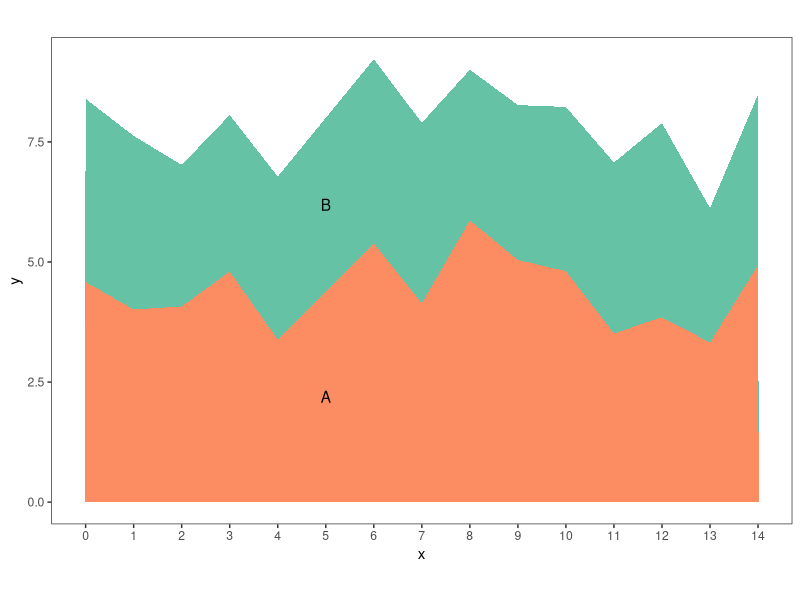
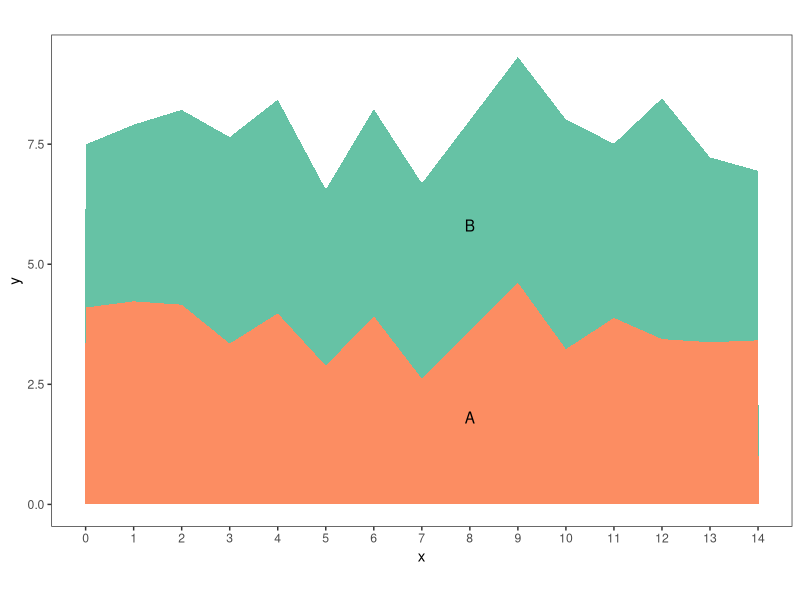
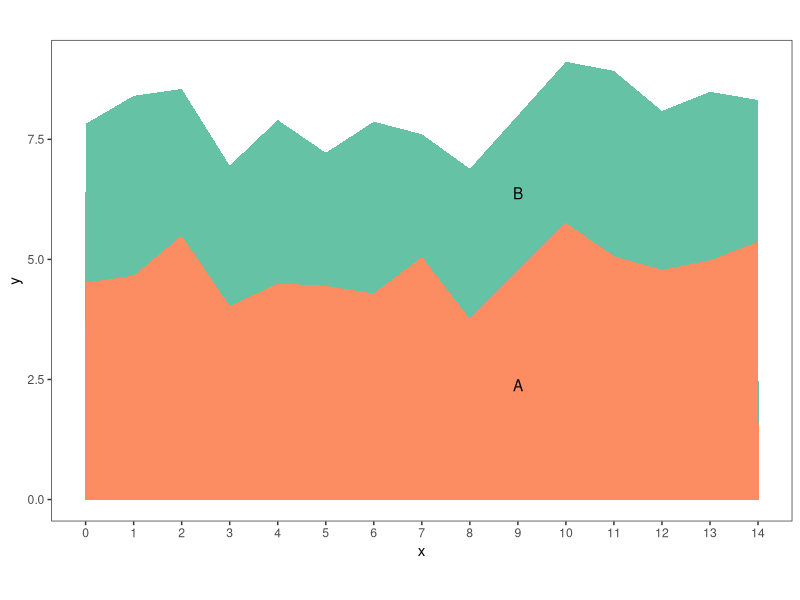
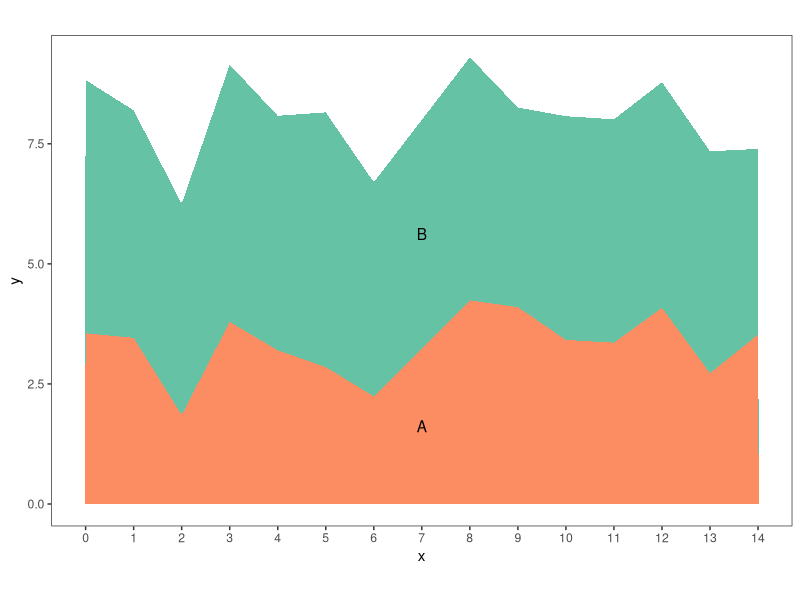
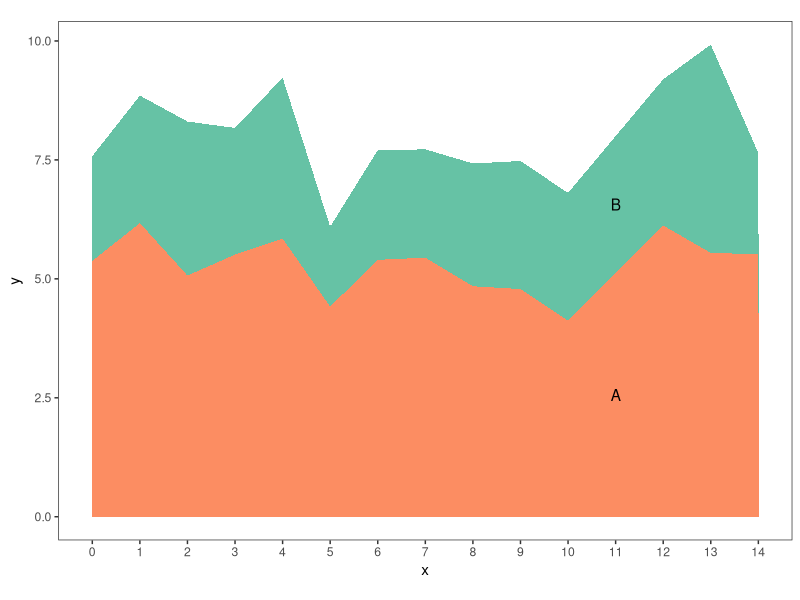
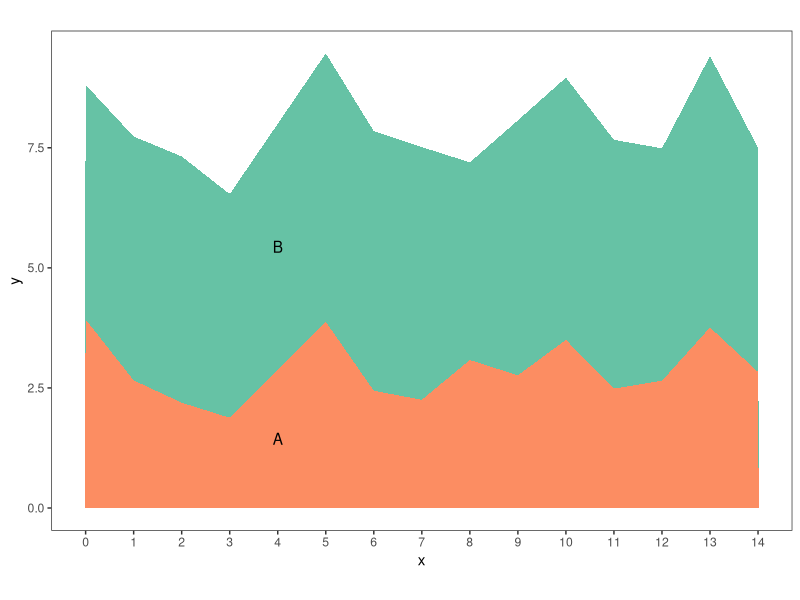
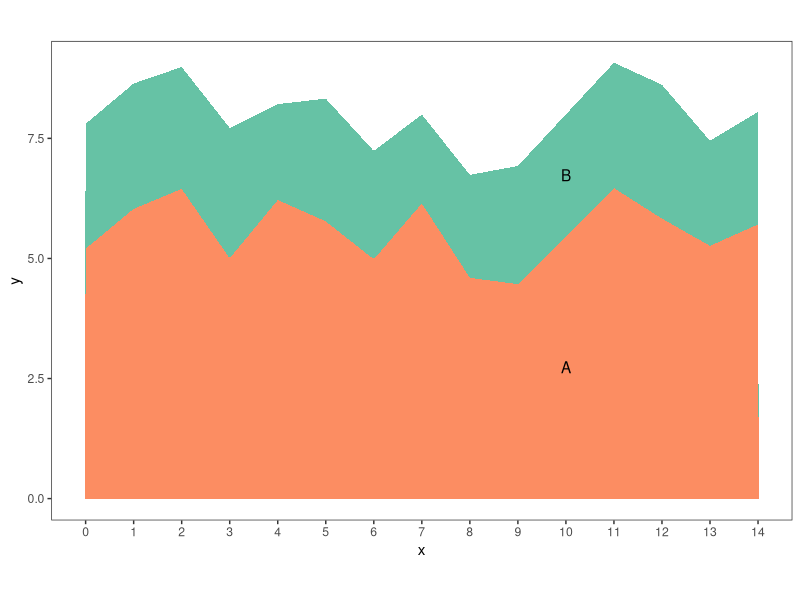
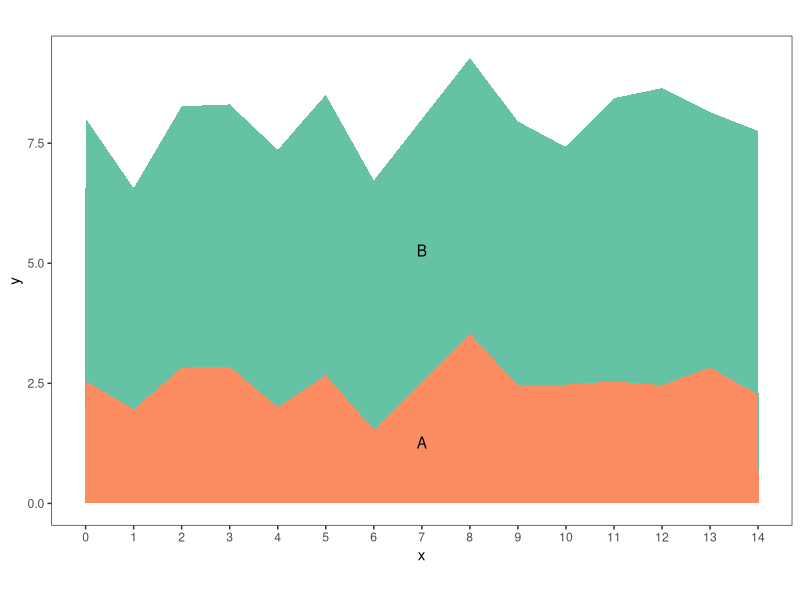

Write the R code that produced these figures, in order. (Note: this script raises an error after producing the figures.)
#############################################
####  Figures to be used for experiment  ####
#############################################

## Load required packages
library("tidyverse")

###########################
####  Data generation  ####
###########################

## Generate charts using the proportions in Cleveland & McGill 1984 (see fig. 11
## in that paper; several proportions were repeated in their study but I'll just
## use each one once).

## Proportions used in Cleveland & McGill 1984:
cm <- c(0.825, 0.681, 0.562, 0.464, 0.383, 0.261, 0.178)

## An issue here is that I want to use fixed coordinates so that the angles of
## the segments are consistent. I also want to keep the plots at a reasonable
## aspect ratio (ideally 1.618, but there's no way I can be that precise and I
## will settle for something roughly in the ballpark). Let's say I have 10 x
## values, then the max height of the chart should be ~6. Then the point of
## comparison in the chart should be no more than 5, since the chart will need
## to be higher on one side. In the past, I kept one segment a set size and
## varied the other in proportion to it, but that led to chart heights that were
## too variable. So instead I'll try fixing the total height and dividing the
## segments so they end up in the right proportion.

## Function to split a given value into two segments where the smaller is a
## given proportion of the larger
get_ab <- function(total, prop, which_larger = c("A", "B")) {
  ## Split total into two values where the smaller is `prop` proportion of the
  ## larger
  smaller <- total * ((prop * 1000) / ((prop * 1000) + 1000))
  larger <- total - smaller

  ## If A should be larger than B, return larger first
  if (which_larger == "A") {
    return(c(larger, smaller))
    ## Otherwise, return smaller first
  } else if (which_larger == "B") {
    return(c(smaller, larger))
  }
}

## Set seed for reproducibility
set.seed(8291) 

## Total height. 8 is min so that smaller segment (which has a y value of 1.2)
## still has room to decrease on one side
y <- 8                                  

## Max x value 
max_x <- 14

## Range of x values that are possible points of comparison. Shouldn't be at the
## far edges of the chart, but can vary a bit within the middle.
xrange <- 3:11

## For each ratio, create two tibbles of data. Each tibble has two observations,
## "A", and "B". The first tibble has the larger segment on the bottom, the
## second has the larger segment on the top.
data_pairs <- map(cm, function(cm) {
  datalist <- list(data.frame(var = c("A", "B"),
                              x = sample(xrange, size = 1),
                              y = get_ab(total = y, prop = cm,
                                         which_larger = "A"),
                              ## So we know this is the x value to mark on the
                              ## chart:
                              obs = TRUE,
                              stringsAsFactors = FALSE),
                   data.frame(var = c("A", "B"),
                              x = sample(xrange, size = 1),
                              y = get_ab(total = y, prop = cm,
                                         which_larger = "B"),
                              obs = TRUE,
                              stringsAsFactors = FALSE))

  ## Name the elements of the list
  names(datalist) <- c(paste0(cm, "_A"), paste0(cm, "_B"))
  return(datalist)
})

## Partially unlist so this is a list of data frames instead of a list of lists
## of data frames
data_pairs <- unlist(data_pairs, recursive = FALSE)

## Function to generate a single data set
generate_data <- function(input, seed, max_x = 14,
                          chart_shape = c("increasing", "decreasing")) {
  set.seed(seed)
  
  ## Points of comparison
  x <- input[input$var == "A", "x"]
  a_val <- input[input$var == "A", "y"]
  b_val <- input[input$var == "B", "y"]

  ## Values of a that will appear on either side of the point of comparison
  if (chart_shape == "increasing") {
    left_a <- a_val - 1
    right_a <- a_val + 1
  } else if (chart_shape == "decreasing") {
    left_a <- a_val + 1
    right_a <- a_val - 1
  }

  ## B values somewhat close to b_val. B should be increasing linearly here, so
  ## we'll subtract and add the same amount on either side, being careful not to
  ## take the total below 0
  b_variation <- abs(rnorm(1, mean = b_val / 20, sd = 0.1))
  if (b_val - b_variation <= 0) {
    b_variation <- 0.1
  }

  ## If chart shape is increasing, the element of leftright_b should be less
  ## than b_val and the second should be larger; the opposite is true if chart
  ## shape is decreasing
  if (chart_shape == "increasing") {
    leftright_b <- c(b_val - b_variation, b_val + b_variation)
  } else if (chart_shape == "decreasing") {
    leftright_b <- c(b_val + b_variation, b_val - b_variation)
  }
  
  ## Create data frame of left and right values
  set.seed(seed)
  leftright <- tibble(var = rep(c("A", "B"), 2),
                      x = rep(c(x - 1, x + 1), each = 2),
                      y = c(left_a, leftright_b[1], right_a, leftright_b[2]),
                      obs = FALSE)

  ## Combine left and right side with input to create the "middle chunk" of data
  ## for the chart
  middle_chunk <- bind_rows(input, leftright) %>%
    arrange(x)

  ## Generate random data for the rest of the chart. Must be positive since
  ## stacked area charts don't make sense with negative values
  rest_of_data <- tibble(var = rep(c("A", "B"), each = max_x - 2),
                         x = rep(setdiff(0:max_x, unique(middle_chunk$x)),
                                 times = 2),
                         y = c(abs(rnorm(n = max_x - 2, mean = a_val,
                                         sd = 0.5)),
                               abs(rnorm(n = max_x - 2, mean = b_val,
                                         sd = 0.5))),
                         obs = FALSE)

  ## Combine the datasets and arrange in order of x
  bind_rows(middle_chunk, rest_of_data) %>%
    arrange(x)
}

## Generate data for chart_shape == "increasing"
increasing_seed <- c(21154, 49274, 12447, 42966, 6895, 38916, 41514, 48176,
                     12302, 36175, 46890, 55201, 55685, 16262)

increasing_data <- map2(data_pairs, increasing_seed, .f = generate_data,
                        max_x = max_x, chart_shape = "increasing")

## Generate data for chart_shape == "decreasing"
decreasing_seed <- c(69155, 17083, 54629, 26097, 29167, 27723, 10023, 53153,
                     47910, 5496, 13438, 14596, 62658, 1178)

decreasing_data <- map2(data_pairs, increasing_seed, .f = generate_data,
                        max_x = max_x, chart_shape = "decreasing")

## Rename list elements to include "increasing" or "decreasing"
names(increasing_data) <- paste0("increasing_", names(increasing_data))
names(decreasing_data) <- paste0("decreasing_", names(decreasing_data))

##############################
####  Plotting functions  ####
##############################

## Custom, minimal ggplot theme
custom_theme <- theme_set(theme_bw())
custom_theme <- theme_update(plot.background = element_blank(),
                             panel.grid.major = element_blank(),
                             panel.grid.minor = element_blank()
                             )

## Function to generate and save a plot
generate_plot <- function(data, name, max_x) {
  ## Reorder var as a factor, otherwise A will be on top
  data$var <- factor(data$var, levels = c("B", "A"))
  
  ## Coordinates for annotating the plot
  comp_point <- unique(data[data$obs == TRUE,][["x"]])
  
  acoord <- data[data$x == comp_point & data$var == "A", "y"] / 2
  bcoord <- data[data$x == comp_point & data$var == "A", "y"] +
    (data[data$x == comp_point & data$var == "B", "y"] / 2)

  ## Create plot
  p <- ggplot(data, aes(x = x, y = y, group = var, fill = var)) +
    geom_area(position = "stack") +
    scale_x_continuous(breaks = 0:max_x) +
    scale_fill_brewer(palette = "Set2") +
    annotate("text", x = comp_point, y = acoord, label = "A") +
    annotate("text", x = comp_point, y = bcoord, label = "B") +
    coord_fixed() +
    theme(legend.position = "none")

  ## Save output
  ggsave(paste0("stacked_area_", name, ".png"), p,
         path = "experiment_app/static/images",
         width = 6, height = 4)
  
}

## Generate and save plots for all the data
walk2(.x = increasing_data, .y = names(increasing_data), .f = generate_plot,
      max_x = max_x)
walk2(.x = decreasing_data, .y = names(decreasing_data), .f = generate_plot,
      max_x = max_x)

######################
####  Bar charts  ####
######################

## Use some of the generated to data to create bar charts. Keep the point of
## comparison plus one other random row.
bar_data <- map(increasing_data, function(dat) {
  pcomp <- unique(dat[dat$obs == TRUE, "x"])
  indices <- c(pcomp, sample(setdiff(0:max_x, pcomp), size = 1))
  filter(dat, x %in% indices)
})

## Remove "increasing" from names of bar data since there's no increasing vs.
## decreasing for the bar charts
names(bar_data) <- gsub("increasing_", "", names(bar_data))

## Generate stacked bar charts
walk2(bar_data, names(bar_data), function(dat, name) {
  ## Reorder factor levels
  dat$var <- factor(dat$var, levels = c("B", "A"))

  ## Calculate coordinates where marks will be placed
  pcomp <- unique(dat[dat$obs == TRUE, "x"])
  acoord <- dat[dat$obs == TRUE & dat$var == "A", "y"] / 2
  bcoord <- dat[dat$obs == TRUE & dat$var == "A", "y"] +
    (dat[dat$obs == TRUE & dat$var == "B", "y"] / 2)

  ## Plot
  ggplot(dat, aes(x = x, y = y, group = var, fill = var)) +
    geom_bar(stat = "identity") +
    scale_x_continuous(labels = NULL) +
    scale_fill_brewer(palette = "Set2") +
    theme(legend.position = "none") +
    annotate("text", x = pcomp, y = acoord, label = "A") +
    annotate("text", x = pcomp, y = bcoord, label = "B") +
    ggsave(paste0("stacked_bar_", name, ".png"),
           path = "experiment_app/static/images",
           width = 3, height = 5)
})

########################################
####  Obvious charts for screening  ####
########################################

## Function to create screening charts where the answer to which segment is
## smaller is very obvious. For these, the point of comparison will always be at
## x == 5 (for simplicity) and the x axis goes to 10.
screening <- function(seed, type) {
  ## Create data set
  set.seed(seed)
  dat <- data.frame(x = rep(c(0:10), 2),
                    var = rep(c("A", "B"), each = 11),
                    y = c(sample(8:10, size = 11, replace = TRUE),
                          sample(1:2, size = 11, replace = TRUE)),
                    stringsAsFactors = FALSE)

  dat <- dat %>%
    arrange(x) %>%
    ## Make sure ratio is 10:1.3 at point of interest
    mutate(y = ifelse(x == 5 & var == "A", 10, y)) %>%
    mutate(y = ifelse(x == 5 & var == "B", 1.3, y))

  if (type == "bar") {
    set.seed(seed)
    ## Choose the x == 5 and one other row either before or after that row for
    ## bar charts
    dat <- dplyr::filter(dat, x == 5 | x == sample(c(4, 6), size = 1))
  }

  ## Coordinates for labels
  center <- dat[dat$x == 5, ]
  acoord <- dat[dat$x == 5 & dat$var == "A", "y"] / 2
  bcoord <- dat[dat$x == 5 & dat$var == "A", "y"] +
    (dat[dat$x == 5 & dat$var == "B", "y"] / 2)

  ## Reorder var factor levels
  dat$var <- factor(dat$var, levels = c("B", "A"))

  if (type == "stacked") {
    ## Annoted stacked area chart
    ggplot(dat, aes(x = x, y = y, group = var, fill = var)) +
      geom_area(position = "stack") +
      scale_fill_brewer(palette = "Set2") +
      scale_x_continuous(breaks = 1:10) +
      annotate("segment", x = 5, xend = 5, y = 0, yend = 9.97,
               color = "red") +
      annotate("segment", x = 5, xend = 5, y = 10.02, yend = 11.3,
               color = "blue") +
      annotate("text", x = 5.15, y = acoord, label = "A") +
      annotate("text", x = 5.15, y = bcoord, label = "B")
    ggsave(paste0("stacked_area_TEST_", seed, ".png"),
           path = "experiment_app/static/images",
           width = 6, height = 4)   
  } else if (type == "bar") {
    ggplot(dat, aes(x = x, y = y, group = var, fill = var)) +
      geom_bar(stat = "identity") +
      scale_fill_brewer(palette = "Set2") +
      scale_x_continuous(labels = NULL) +
      theme(axis.ticks = element_blank()) +
      annotate("segment", x = 5, xend = 5, y = 0, yend = 9.97,
               color = "red") +
      annotate("segment", x = 5, xend = 5, y = 10.02, yend = 11.3,
               color = "blue") +
      annotate("text", x = 5.1, y = acoord, label = "A") +
      annotate("text", x = 5.1, y = bcoord, label = "B") +
      ggsave(paste0("stacked_bar_TEST_", seed, ".png"),
             path = "experiment_app/static/images",
             width = 3, height = 6)
  }
}

## Create 5 stacked area charts using 1, 2, 3, 4, 5 as seeds
sapply(1:5, screening, type = "stacked")

## Create 5 stacked bar charts using 1, 2, 3, 4, 5 as seeds
sapply(1:5, screening, type = "bar")

###################################
####  Export data of interest  ####
###################################

## Convert data pairs into a data frame
data_pairs_df <- dplyr::bind_rows(data_pairs, .id = "name") %>%
  ## Add column containing which segment is smallest
  mutate(smaller_var = ifelse(grepl("_A$", name), "B", "A")) %>%
  ## Remove "obs" column
  select(-obs)

## Export to csv
## write.csv(data_pairs_df, "correct_answers.csv", row.names = FALSE)
